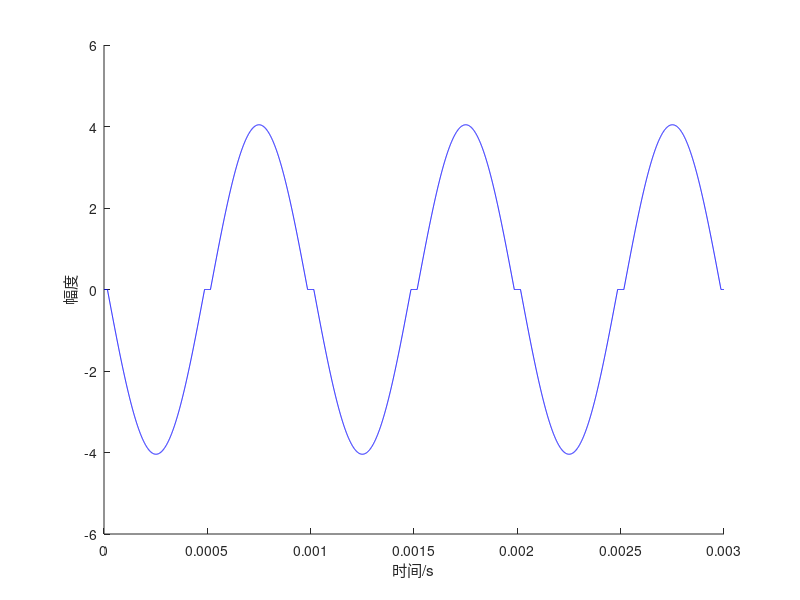

Write MATLAB code to recreate this figure.
%%  清内存 关闭窗口 准备工作
clear 
close all
clc
 
%%  signal
% 三要素
A=-8.086/2;                %amplify
f=1000;               %Hz
w=2*pi*f;           %rad/s
p=0;                %rad
%采样
T=0.003;                %s        %观测时间
fs=2000*f;            %Hz       %采样频率
d=1/fs;             %s        %采样间隔
 
 
t1=linspace(0,0.0005,1000);      %离散时间t
t2=linspace(0.001,0.0015,1000); 
t3=linspace(0.0005,0.001,1000); 
t4=linspace(0.0015,0.002,1000); 
t5=linspace(0.002,0.0025,1000); 
t6=linspace(0.0025,0.003,1000); 
  s1=A*sin((w+400)*(t1-1.65e-5)+p).*(sin((w+400)*(t1-1.65e-5))>0);hold on;
  s2=A*sin((w+400)*(t2-7.5e-5)+p).*(sin((w+400)*(t2-7.5e-5))>0);hold on;
  s3=A*sin((w+400)*(t3-4.5e-5)+p).*(sin((w+400)*(t3-4.5e-5))<0);hold on;
  s4=A*sin((w+400)*(t4-10.5e-5)+p).*(sin((w+400)*(t4-10.5e-5))<0);hold on;
  s5=A*sin((w+400)*(t5-13.5e-5)+p).*(sin((w+400)*(t5-13.5e-5))>0);hold on;
  s6=A*sin((w+400)*(t6-16.5e-5)+p).*(sin((w+400)*(t6-16.5e-5))<0);
 figure(1)
plot(t1,s1,'b');
plot(t2,s2,'b');
plot(t3,s3,'b');
plot(t5,s5,'b');
plot(t6,s6,'b');
plot(t4,s4,'b');
xlabel('时间/s');
ylabel('幅度');
